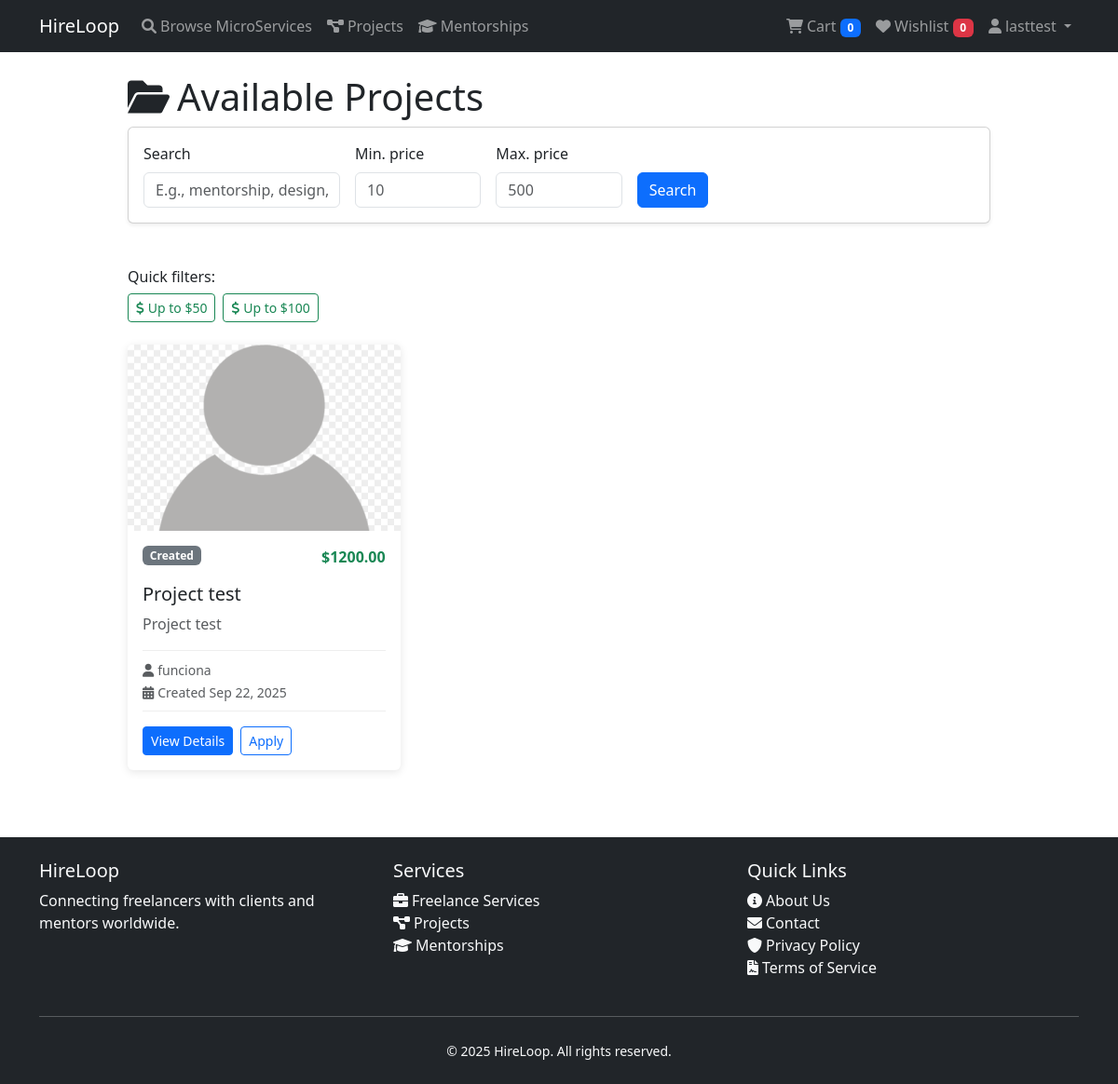
The app's page /projects/ (signed in), older data.
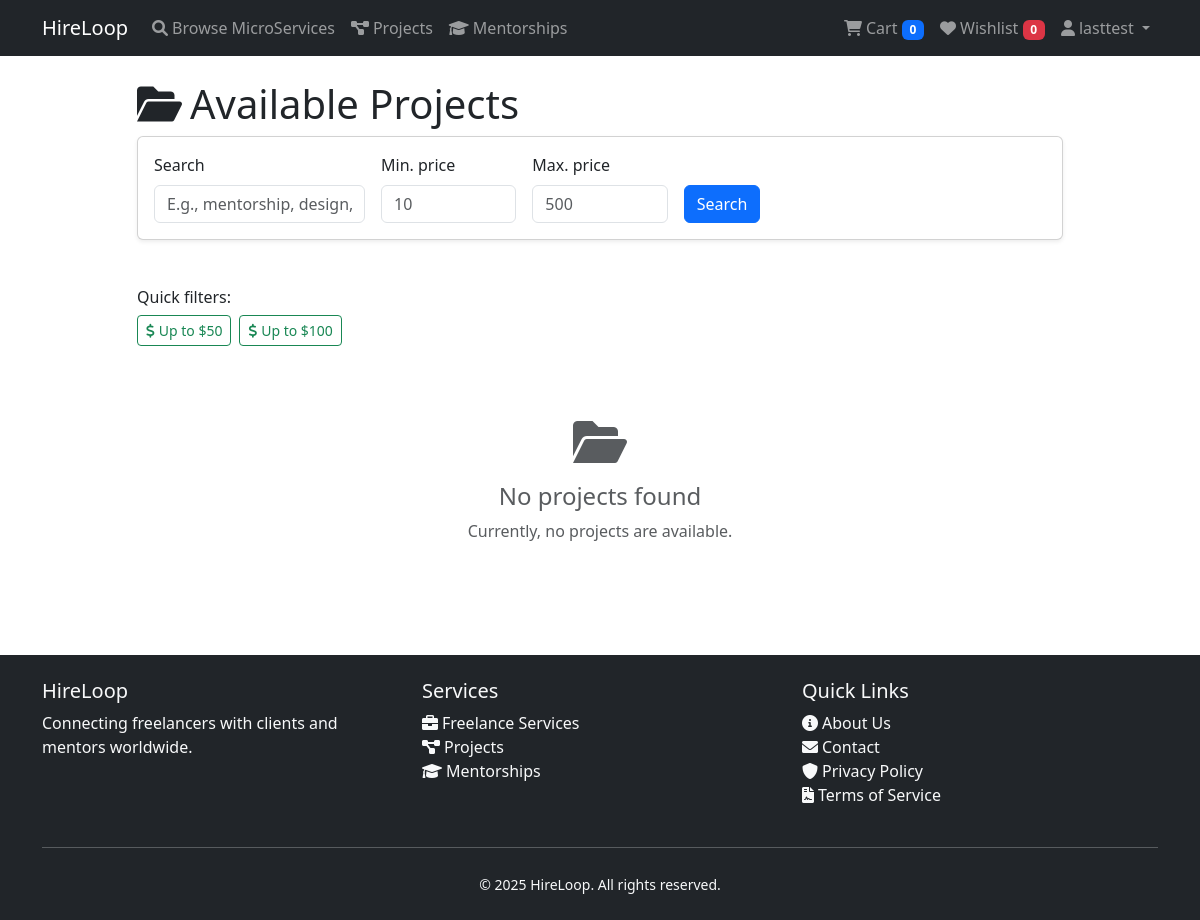
The same page, newer data.
### core/models.py (models this page shows, shortened)
class User(AbstractUser):
    id = models.UUIDField(primary_key=True, default=uuid.uuid4, editable=False)
    email = models.EmailField(unique=True)
    profile_image = models.ImageField(
        upload_to="profiles/",
        blank=True,
        null=True,
        help_text="Upload a profile image",
    )
    USERNAME_FIELD = "username"
    REQUIRED_FIELDS = ["email"]

class ClientProfile(models.Model):
    id = models.UUIDField(primary_key=True, default=uuid.uuid4, editable=False)
    user = models.OneToOneField(
        User, on_delete=models.CASCADE, related_name="client_profile"
    )
    company = models.CharField(max_length=100, blank=True)
    billing_address = models.TextField(blank=True)
    billing_email = models.EmailField(blank=True)
    created_at = models.DateTimeField(auto_now_add=True)
    updated_at = models.DateTimeField(auto_now=True)

### projects/models.py (models this page shows, shortened)
class Project(models.Model):
    class ProjectStatus(models.TextChoices):
        CREATED = "CREATED", "Created"
        IN_PROGRESS = "IN_PROGRESS", "In Progress"
        DELIVERED = "DELIVERED", "Delivered"
        CANCELLED = "CANCELLED", "Cancelled"
        COMPLETED = "COMPLETED", "Completed"
    id = models.UUIDField(primary_key=True, default=uuid.uuid4, editable=False)
    client = models.ForeignKey(ClientProfile, on_delete=models.CASCADE)
    title = models.CharField(max_length=255)
    description = models.TextField(blank=True)
    status = models.CharField(
        max_length=20, choices=ProjectStatus.choices, default=ProjectStatus.CREATED
    )
    budget = models.DecimalField(max_digits=10, decimal_places=2)
    image_path = models.CharField(max_length=500, blank=True, null=True)
    created_at = models.DateTimeField(auto_now_add=True)
    updated_at = models.DateTimeField(auto_now=True)
    def get_image_path(self) -> str:
        image_service = ProjectImageService()
        return image_service.get_image_url(self.image_path)

### projects/views/views.py (the view)
# urls.py: path("", ProjectListView.as_view(), name="projects_list"),
class ProjectListView(SearchFilterMixin, ListView):
    model = Project
    template_name = "projects/projects_list.html"
    context_object_name = "projects"
    search_fields = [
        "title",
        "description",
        "client__user__email",
        "client__user__username",
    ]
    price_field = "budget"
    category_field = None
    def get_queryset(self):
        projects = project_service.list_projects()
        return [
            p
            for p in projects
            if p.status
            in [Project.ProjectStatus.CREATED, Project.ProjectStatus.IN_PROGRESS]
        ]
    def get_context_data(self, **kwargs):
        context = super().get_context_data(**kwargs)
        user = self.request.user
        is_owner_map = {}
        has_applied_map = {}
        for project in context["projects"]:
            is_owner_map[project.id] = (
                hasattr(user, "clientprofile") and project.client == user.clientprofile
            )
            if hasattr(user, "freelancer_profile"):
                has_applied_map[project.id] = project.applications.filter(
                    freelancer=user.freelancer_profile
                ).exists()
        context["is_owner_map"] = is_owner_map
        context["has_applied_map"] = has_applied_map
        return context

### projects/templates/projects/projects_list.html (shortened to what this page needs)
{% extends "base.html" %}
{% load static dict_extras %}
{% block content %}
<div class="container mt-4">
    <div class="row justify-content-center">
        <div class="col-lg-10">
            <h1><i class="fas fa-folder-open me-2"></i>Available Projects</h1>
            {% include "core/partials/search.html" %}
            <div class="row">
                {% for project in projects %}
                <div class="col-lg-4 col-md-6 mb-4">
                    <div class="card h-100 service-card">
                        <img src="{{ project.get_image_path }}" class="card-img-top" alt="{{ project.title }}" style="height:200px; object-fit:cover;">
                        <div class="card-body d-flex flex-column">
                            <div class="d-flex justify-content-between align-items-start mb-3">
                                <span class="badge
                                    {% if project.status == 'CREATED' %} bg-secondary
                                    {% elif project.status == 'IN_PROGRESS' %} bg-info
                                    {% elif project.status == 'DELIVERED' %} bg-warning
                                    {% elif project.status == 'COMPLETED' %} bg-success
                                    {% elif project.status == 'CANCELLED' %} bg-danger
                                    {% endif %}
                                ">
                                    {{ project.get_status_display }}
                                </span>
                                <span class="text-success fw-bold">${{ project.budget }}</span>
                            </div>
                            <h5 class="card-title">{{ project.title }}</h5>
                            <p class="card-text text-muted flex-grow-1">{{ project.description|truncatewords:10 }}</p>
                            <div class="service-meta mb-3">
                                <small class="text-muted">
                                    <i class="fas fa-user me-1"></i>{{ project.client.user.get_full_name|default:project.client.user.username }}
                                </small>
                                <br>
                                <small class="text-muted">
                                    <i class="fas fa-calendar-alt me-1"></i>Created {{ project.created_at|date:"M d, Y"}}
                                </small>
                            </div>
                            <div class="d-flex gap-2 mt-auto">
                                <a href="{% url 'projects:project_detail' project.pk %}"
                                    class="btn btn-sm btn-primary">View Details</a>
                                {% if "freelancer" in user_type and user.is_authenticated and project.client.user != user %}
                                {% if not has_applied_map|get_item:project.id %}
                                <a href="{% url 'projects:application_create' project.id %}"
                                    class="btn btn-sm btn-outline-primary">Apply</a>
                                {% else %}
                                <span class="badge bg-success align-self-center">Already Applied</span>
                                {% endif %}
                                {% endif %}
                            </div>
                        </div>
                    </div>
                </div>
                {% empty %}
                <div class="col-12">
                    <div class="text-center py-5">
                        <i class="fas fa-folder-open fa-3x text-muted mb-3"></i>
                        <h4 class="text-muted">No projects found</h4>
                        <p class="text-muted">Currently, no projects are available.</p>
                    </div>
                </div>
                {% endfor %}
            </div>
        </div>
    </div>
</div>
{% endblock %}

### templates/base.html (shortened to what this page needs)
<!DOCTYPE html>
<html lang="en">
<head>
    <link href="https://cdn.jsdelivr.net/npm/bootstrap@5.3.0/dist/css/bootstrap.min.css" rel="stylesheet">
    <link href="https://cdnjs.cloudflare.com/ajax/libs/font-awesome/6.0.0/css/all.min.css" rel="stylesheet">
</head>
<body>
    <nav class="navbar navbar-expand-lg navbar-dark bg-dark">
        <div class="container">
            <a class="navbar-brand" href="">HireLoop</a>
            <div class="collapse navbar-collapse" id="navbarNav">
                <ul class="navbar-nav me-auto">
                    <li class="nav-item">
                        <a class="nav-link" href="{% url 'microservices:microservices_list' %}">
                            <i class="fas fa-search me-1"></i>Browse MicroServices
                        </a>
                    </li>
                    <li class="nav-item">
                        <a class="nav-link" href="{% url 'projects:projects_list' %}">
                            <i class="fas fa-project-diagram me-1"></i>Projects
                        </a>
                    </li>
                    <li class="nav-item">
                        <a class="nav-link" href="{% url 'mentorship_session:session_list' %}">
                            <i class="fas fa-graduation-cap me-1"></i>Mentorships
                        </a>
                    </li>
                </ul>
                <ul class="navbar-nav">
                    {% if user.is_authenticated %}
                    <li class="nav-item">
                        <a class="nav-link" href="{% url 'cart:cart_list' %}">
                            <i class="fas fa-shopping-cart me-1"></i>Cart
                            <span class="badge bg-primary">{{ cart_count|default:0 }}</span>
                        </a>
                    </li>
                    <li class="nav-item">
                        <a class="nav-link" href="{% url 'cart:wishlist_list' %}">
                            <i class="fas fa-heart me-1"></i>Wishlist
                            <span class="badge bg-danger">{{ wishlist_count|default:0 }}</span>
                        </a>
                    </li>
                    <li class="nav-item dropdown">
                        <a class="nav-link dropdown-toggle" href="#" id="navbarDropdown" role="button"
                            data-bs-toggle="dropdown" aria-expanded="false">
                            <i class="fas fa-user me-1"></i>{{ user.username }}
                        </a>
                    </li>
                    {% endif %}
                </ul>
            </div>
        </div>
    </nav>
    <main>
        {% block content %}
        {% endblock %}
    </main>
    <footer class="bg-dark text-light mt-5 py-4">
        <div class="container">
            <div class="row">
                <div class="col-md-4">
                    <h5>HireLoop</h5>
                    <p>Connecting freelancers with clients and mentors worldwide.</p>
                </div>
                <div class="col-md-4">
                    <h5>Services</h5>
                    <ul class="list-unstyled">
                        <li><a href="" class="text-light text-decoration-none">
                                <i class="fas fa-briefcase me-1"></i>Freelance Services
                            </a></li>
                        <li><a href="" class="text-light text-decoration-none">
                                <i class="fas fa-project-diagram me-1"></i>Projects
                            </a></li>
                        <li><a href="" class="text-light text-decoration-none">
                                <i class="fas fa-graduation-cap me-1"></i>Mentorships
                            </a></li>
                    </ul>
                </div>
                <div class="col-md-4">
                    <h5>Quick Links</h5>
                    <ul class="list-unstyled">
                        <li><a href="#" class="text-light text-decoration-none">
                                <i class="fas fa-info-circle me-1"></i>About Us
                            </a></li>
                        <li><a href="#" class="text-light text-decoration-none">
                                <i class="fas fa-envelope me-1"></i>Contact
                            </a></li>
                        <li><a href="#" class="text-light text-decoration-none">
                                <i class="fas fa-shield-alt me-1"></i>Privacy Policy
                            </a></li>
                        <li><a href="#" class="text-light text-decoration-none">
                                <i class="fas fa-file-contract me-1"></i>Terms of Service
                            </a></li>
                    </ul>
                </div>
            </div>
            <hr class="my-4">
            <div class="text-center">
                <small>&copy; {% now "Y" %} HireLoop. All rights reserved.</small>
            </div>
        </div>
    </footer>
</body>
</html>

### core/templates/core/partials/search.html (shortened to what this page needs)
<div class="card shadow-sm mb-5">
    <div class="card-body">
        <form method="get" class="row g-3 align-items-end">
            <div class="col-md-3">
                <label for="id_search" class="form-label">Search</label>
                <input type="text" class="form-control" id="id_search" name="search"
                    value="{{ current_filters.search }}" placeholder="E.g., mentorship, design, project...">
            </div>
            <div class="col-md-2">
                <label for="id_min_price" class="form-label">Min. price</label>
                <input type="number" class="form-control" id="id_min_price" name="min_price"
                    value="{{ current_filters.min_price }}" placeholder="10">
            </div>
            <div class="col-md-2">
                <label for="id_max_price" class="form-label">Max. price</label>
                <input type="number" class="form-control" id="id_max_price" name="max_price"
                    value="{{ current_filters.max_price }}" placeholder="500">
            </div>
            <div class="col-md-2">
                <button type="submit" class="btn btn-primary">Search</button>
            </div>
        </form>
    </div>
</div>
<div class="mb-4">
    <h6 class="mb-2">Quick filters:</h6>
    <div class="d-flex flex-wrap gap-2">
        <a href="?max_price=50"
            class="btn btn-sm btn-outline-success {% if current_filters.max_price == '50' %}active{% endif %}">
            <i class="fas fa-dollar-sign me-1"></i>Up to $50
        </a>
        <a href="?max_price=100"
            class="btn btn-sm btn-outline-success {% if current_filters.max_price == '100' %}active{% endif %}">
            <i class="fas fa-dollar-sign me-1"></i>Up to $100
        </a>
    </div>
</div>

Row changes from the older to the newer data that the page shows:
removed Project: status "Created", budget "1200.00", title "Project test", description "Project test", client.user.get_full_name "funciona", created_at "Sep 22, 2025", shows "Apply"
Text that changed along with them:
text now shown: "No projects found Currently, no projects are available."
